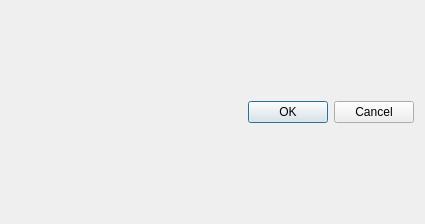
<?xml version="1.0" encoding="UTF-8"?>
<ui version="4.0">
 <class>ExportQuestDialog</class>
 <widget class="QDialog" name="ExportQuestDialog">
  <property name="geometry">
   <rect>
    <x>0</x>
    <y>0</y>
    <width>425</width>
    <height>224</height>
   </rect>
  </property>
  <property name="windowTitle">
   <string>Dialog</string>
  </property>
  <layout class="QGridLayout" name="gridLayout">
   <item row="0" column="0">
    <widget class="QDialogButtonBox" name="buttonBox">
     <property name="orientation">
      <enum>Qt::Horizontal</enum>
     </property>
     <property name="standardButtons">
      <set>QDialogButtonBox::Cancel|QDialogButtonBox::Ok</set>
     </property>
    </widget>
   </item>
  </layout>
 </widget>
 <resources/>
 <connections>
  <connection>
   <sender>buttonBox</sender>
   <signal>accepted()</signal>
   <receiver>ExportQuestDialog</receiver>
   <slot>accept()</slot>
   <hints>
    <hint type="sourcelabel">
     <x>248</x>
     <y>254</y>
    </hint>
    <hint type="destinationlabel">
     <x>157</x>
     <y>274</y>
    </hint>
   </hints>
  </connection>
  <connection>
   <sender>buttonBox</sender>
   <signal>rejected()</signal>
   <receiver>ExportQuestDialog</receiver>
   <slot>reject()</slot>
   <hints>
    <hint type="sourcelabel">
     <x>316</x>
     <y>260</y>
    </hint>
    <hint type="destinationlabel">
     <x>286</x>
     <y>274</y>
    </hint>
   </hints>
  </connection>
 </connections>
</ui>
